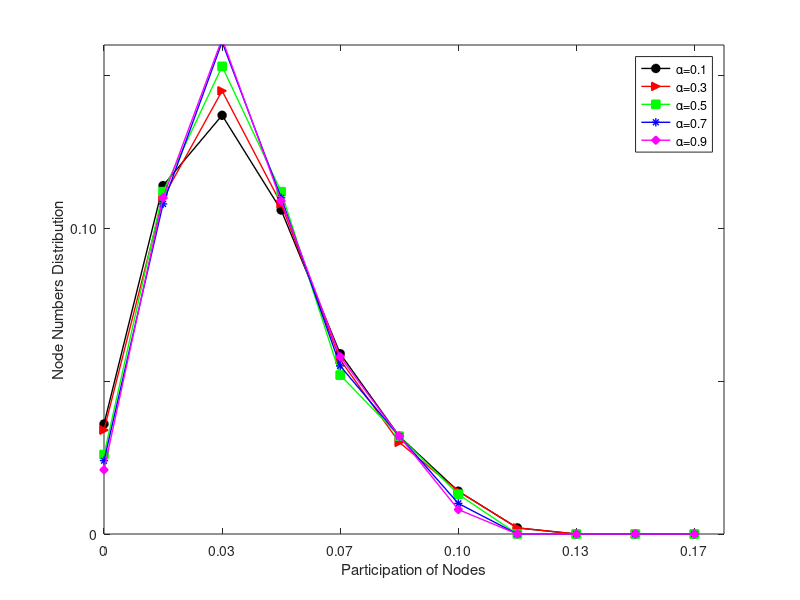

The MATLAB script that drew this image:
%
%Fn=150
clc;
clear;

x = [0 1 2 3 4 5 6 7 8 9 10];
y1 = [36 114 137 106 59 32 14 2	0 0	0];
y2 = [34 110 145 108 57 30 14 2	0 0	0];
y3 = [26 112 153 112 52 32 13 0	0 0 0];
y4 = [24 108 161 110 55	32 10 0	0 0	0];
y5 = [21 110 162 109 58 32 8 0 0 0 0];

figure
fi = plot(x,y1,'-oblack','LineWidth',1.0,'MarkerFaceColor','black');hold on
     plot(x,y2,'->red','LineWidth',1.0,'MarkerFaceColor','red'); hold on
     plot(x,y3,'-sgreen','LineWidth',1.0,'MarkerFaceColor','green'); hold on
     plot(x,y4,'-*blue','LineWidth',1.0); hold on
     plot(x,y5,'-dmagenta','LineWidth',1.0,'MarkerFaceColor','magenta');
set(gca,'YTickLabel',{'0','','0.10','','0.20','','0.30','','0.40'},'LineWidth',0.5)
set(gca,'XTickLabel',{'0','0.03','0.07','0.10','0.13','0.17','0.2','0.24','0.27','0.30','0.33'},'LineWidth',0.5)
axis([0 10.5 0 160]);
legend('\alpha=0.1','\alpha=0.3','\alpha=0.5','\alpha=0.7','\alpha=0.9')
xlabel('Participation of Nodes')
ylabel('Node Numbers Distribution')